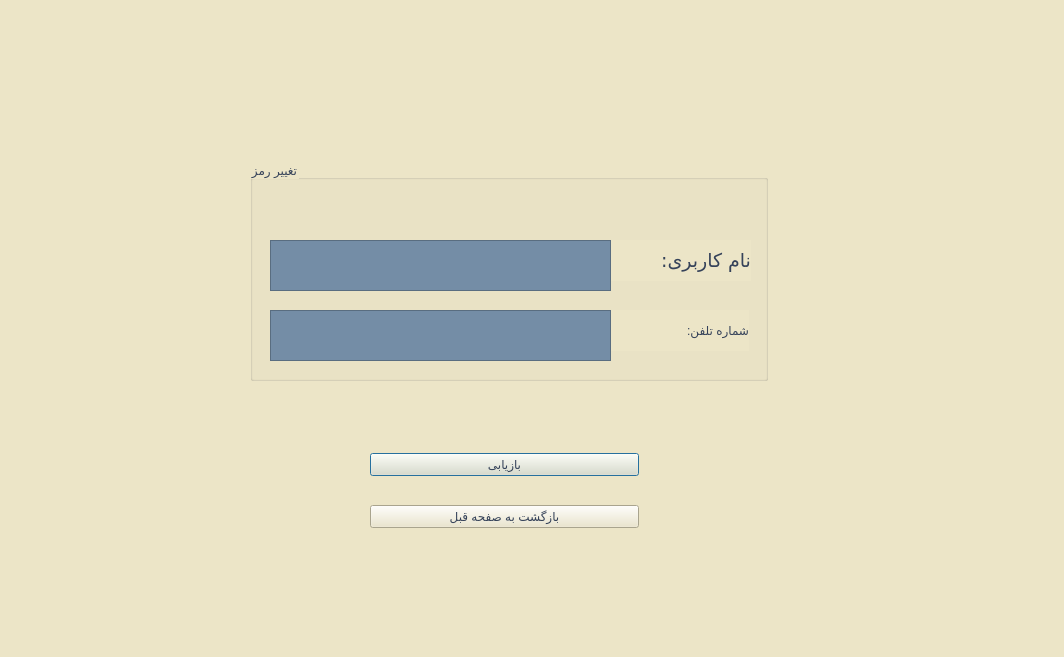
<?xml version="1.0" encoding="UTF-8"?>
<ui version="4.0">
 <class>ForgetPasCustomer</class>
 <widget class="QDialog" name="ForgetPasCustomer">
  <property name="geometry">
   <rect>
    <x>0</x>
    <y>0</y>
    <width>1064</width>
    <height>657</height>
   </rect>
  </property>
  <property name="windowTitle">
   <string>Dialog</string>
  </property>
  <property name="styleSheet">
   <string notr="true">background-color: rgb(236, 229, 199);</string>
  </property>
  <widget class="QGroupBox" name="groupBox">
   <property name="geometry">
    <rect>
     <x>250</x>
     <y>160</y>
     <width>518</width>
     <height>221</height>
    </rect>
   </property>
   <property name="styleSheet">
    <string notr="true">color: rgb(53, 66, 89);
font: 20pt &quot;Lalezar&quot;;</string>
   </property>
   <property name="title">
    <string>تغییر رمز</string>
   </property>
   <widget class="QLabel" name="label">
    <property name="geometry">
     <rect>
      <x>325</x>
      <y>80</y>
      <width>176</width>
      <height>41</height>
     </rect>
    </property>
    <property name="font">
     <font>
      <family>Lalezar</family>
      <pointsize>14</pointsize>
      <italic>false</italic>
      <bold>false</bold>
     </font>
    </property>
    <property name="styleSheet">
     <string notr="true">color: rgb(53, 66, 89);
font: 14pt &quot;Lalezar&quot;;</string>
    </property>
    <property name="text">
     <string>نام کاربری:</string>
    </property>
   </widget>
   <widget class="QTextEdit" name="textEdit">
    <property name="geometry">
     <rect>
      <x>20</x>
      <y>80</y>
      <width>341</width>
      <height>51</height>
     </rect>
    </property>
    <property name="styleSheet">
     <string notr="true">background-color: rgb(116, 141, 166);</string>
    </property>
   </widget>
   <widget class="QLabel" name="label_2">
    <property name="geometry">
     <rect>
      <x>210</x>
      <y>150</y>
      <width>289</width>
      <height>41</height>
     </rect>
    </property>
    <property name="styleSheet">
     <string notr="true">color: rgb(53, 66, 89);
font: 14pt &quot;Lalezar&quot;;</string>
    </property>
    <property name="text">
     <string>شماره تلفن:</string>
    </property>
   </widget>
   <widget class="QTextEdit" name="textEdit_2">
    <property name="geometry">
     <rect>
      <x>20</x>
      <y>150</y>
      <width>341</width>
      <height>51</height>
     </rect>
    </property>
    <property name="styleSheet">
     <string notr="true">background-color: rgb(116, 141, 166);</string>
    </property>
   </widget>
  </widget>
  <widget class="QWidget" name="">
   <property name="geometry">
    <rect>
     <x>370</x>
     <y>430</y>
     <width>269</width>
     <height>121</height>
    </rect>
   </property>
   <layout class="QVBoxLayout" name="verticalLayout">
    <item>
     <widget class="QPushButton" name="pushButton">
      <property name="styleSheet">
       <string notr="true">color: rgb(53, 66, 89);
font: 14pt &quot;Lalezar&quot;;</string>
      </property>
      <property name="text">
       <string>بازیابی</string>
      </property>
     </widget>
    </item>
    <item>
     <widget class="QPushButton" name="pushButton_2">
      <property name="styleSheet">
       <string notr="true">color: rgb(53, 66, 89);
font: 14pt &quot;Lalezar&quot;;</string>
      </property>
      <property name="text">
       <string>بازگشت به صفحه قبل</string>
      </property>
     </widget>
    </item>
   </layout>
  </widget>
 </widget>
 <resources/>
 <connections/>
</ui>
